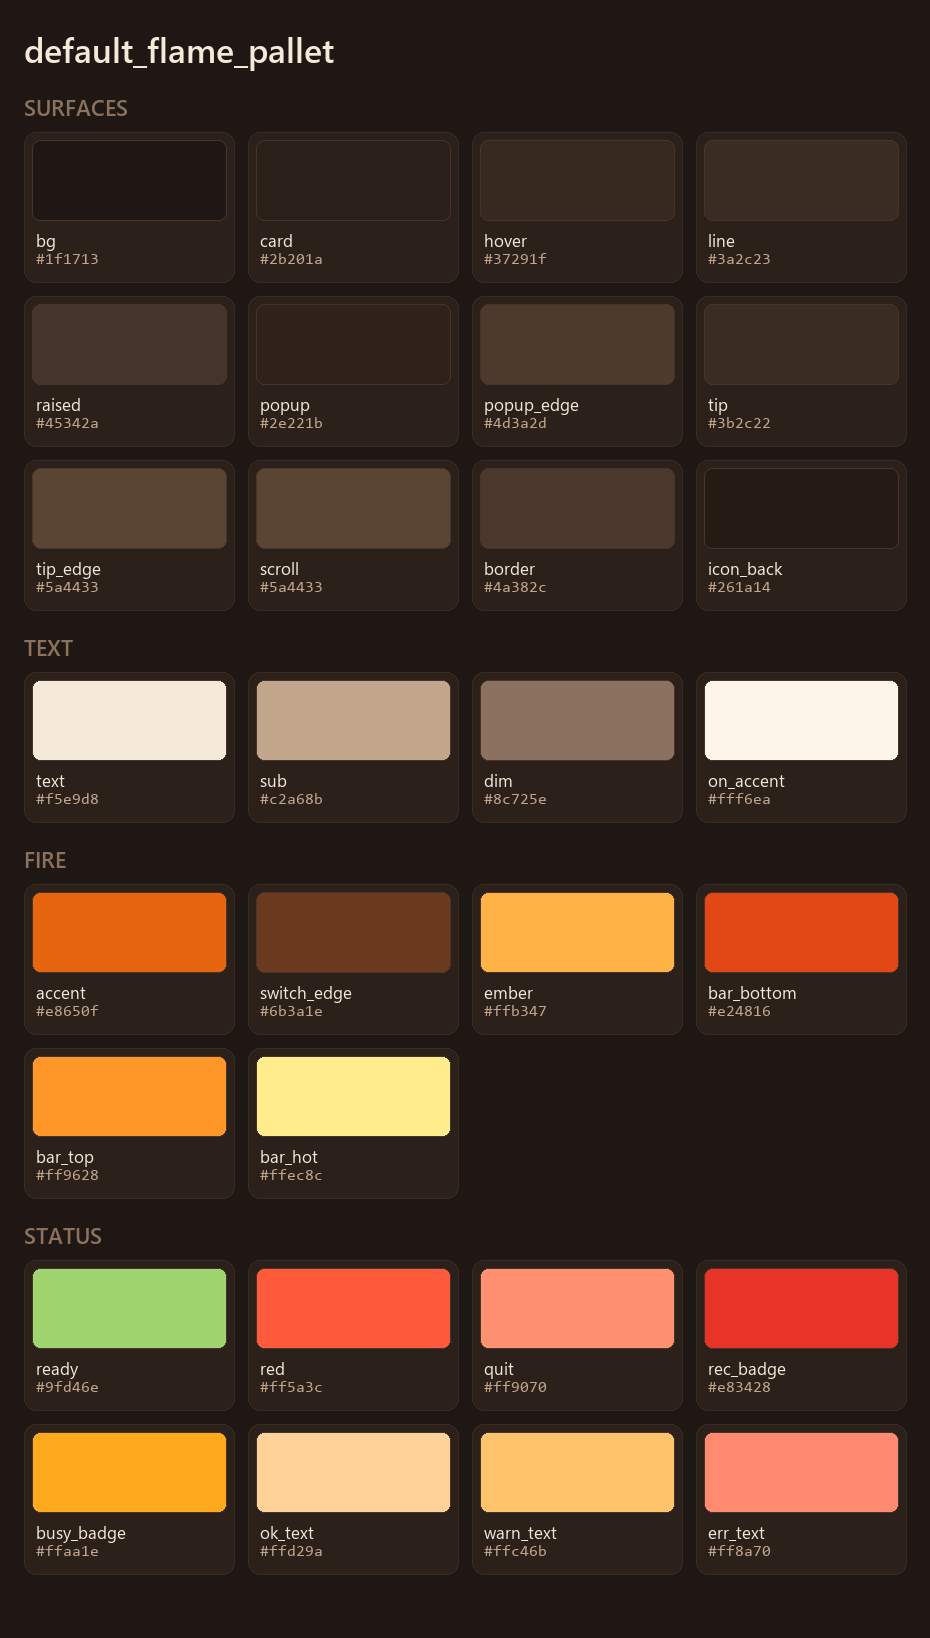

Reproduce this figure in Python.
"""default_flame_pallet: every color uWhisper uses, in one place.

Warm roast browns for surfaces, beige for text, and fire oranges/yellows for
anything active. The window theme, the recording pill, the logo and the tray
badges all read their colors from here, so editing a value below changes it
everywhere. Run this file to regenerate the swatch image (default_flame_pallet.png).
"""

PALETTE_NAME = "default_flame_pallet"

# ---------------------------------------------------------------- surfaces (browns)
SURFACES = {
    "bg":          "#1f1713",  # window background, deep roast brown
    "card":        "#2b201a",  # raised boxes (shortcut card, value boxes)
    "hover":       "#37291f",  # row hover highlight
    "line":        "#3a2c23",  # dividers, empty meter track
    "raised":      "#45342a",  # keycaps, empty slider track
    "popup":       "#2e221b",  # dropdown list
    "popup_edge":  "#4d3a2d",  # dropdown list border
    "tip":         "#3b2c22",  # hover info bubble
    "tip_edge":    "#5a4433",  # hover info bubble border
    "scroll":      "#5a4433",  # mic list scrollbar
    "border":      "#4a382c",  # window edge
    "icon_back":   "#261a14",  # dark outline behind the logo bars
}

# ---------------------------------------------------------------- text (beiges)
TEXT = {
    "text":        "#f5e9d8",  # main text, beige
    "sub":         "#c2a68b",  # secondary text, muted beige-brown
    "dim":         "#8c725e",  # labels, hints
    "on_accent":   "#fff6ea",  # text and knobs drawn on orange
}

# ---------------------------------------------------------------- fire (accents)
FIRE = {
    "accent":      "#e8650f",  # buttons, sliders, switches, selections
    "switch_edge": "#6b3a1e",  # switch border when on, dark brown
    "ember":       "#ffb347",  # warm amber (level meter, "working")
    "bar_bottom":  "#e24816",  # logo/waveform bars: base, deep orange-red
    "bar_top":     "#ff9628",  # logo/waveform bars: tip of shorter bars
    "bar_hot":     "#ffec8c",  # logo/waveform bars: tip of tall/loud bars
}

# ---------------------------------------------------------------- status
STATUS = {
    "ready":       "#9fd46e",  # "Ready" dot
    "red":         "#ff5a3c",  # errors, "Recording" dot, loud meter
    "quit":        "#ff9070",  # Quit uWhisper text
    "rec_badge":   "#e83428",  # tray dot while recording
    "busy_badge":  "#ffaa1e",  # tray dot while transcribing
    "ok_text":     "#ffd29a",  # recording pill: "Pasted" message
    "warn_text":   "#ffc46b",  # recording pill: warnings
    "err_text":    "#ff8a70",  # recording pill: errors
}

GROUPS = {"Surfaces": SURFACES, "Text": TEXT, "Fire": FIRE, "Status": STATUS}
PALETTE = {k: v for group in GROUPS.values() for k, v in group.items()}


def rgb(name):
    """'bar_hot' -> (255, 236, 140)"""
    h = PALETTE[name].lstrip("#")
    return tuple(int(h[i:i + 2], 16) for i in (0, 2, 4))


def dwm_color(name):
    """Color as Windows' 0x00BBGGRR (used for the window edge)."""
    r, g, b = rgb(name)
    return (b << 16) | (g << 8) | r


def save_swatches(path=None):
    """Render the palette as an image."""
    import os
    from PIL import Image, ImageDraw, ImageFont
    path = path or os.path.join(os.path.dirname(os.path.abspath(__file__)), "default_flame_pallet.png")
    try:
        title_f = ImageFont.truetype("seguisb.ttf", 34)
        head_f = ImageFont.truetype("seguisb.ttf", 22)
        f = ImageFont.truetype("segoeui.ttf", 17)
        mono = ImageFont.truetype("consola.ttf", 16)
    except OSError:
        title_f = head_f = f = mono = ImageFont.load_default()
    cols, sw, sh_, pad = 4, 210, 150, 24
    rows = sum((len(g) + cols - 1) // cols for g in GROUPS.values())
    W = pad * 2 + cols * sw + (cols - 1) * 14
    H = 110 + rows * (sh_ + 14) + len(GROUPS) * 48 + pad
    img = Image.new("RGB", (W, H), PALETTE["bg"])
    d = ImageDraw.Draw(img)
    d.text((pad, 26), PALETTE_NAME, font=title_f, fill=PALETTE["text"])
    y = 92
    for gname, group in GROUPS.items():
        d.text((pad, y), gname.upper(), font=head_f, fill=PALETTE["dim"])
        y += 40
        for i, (name, hexv) in enumerate(group.items()):
            c, r = i % cols, i // cols
            x0, y0 = pad + c * (sw + 14), y + r * (sh_ + 14)
            d.rounded_rectangle((x0, y0, x0 + sw, y0 + sh_), radius=12, fill=PALETTE["card"],
                                outline=PALETTE["line"])
            d.rounded_rectangle((x0 + 8, y0 + 8, x0 + sw - 8, y0 + 88), radius=8, fill=hexv,
                                outline=PALETTE["raised"])
            d.text((x0 + 12, y0 + 96), name, font=f, fill=PALETTE["text"])
            d.text((x0 + 12, y0 + 120), hexv, font=mono, fill=PALETTE["sub"])
        y += ((len(group) + cols - 1) // cols) * (sh_ + 14) + 8
    img.save(path)
    return path


if __name__ == "__main__":
    print(save_swatches())
